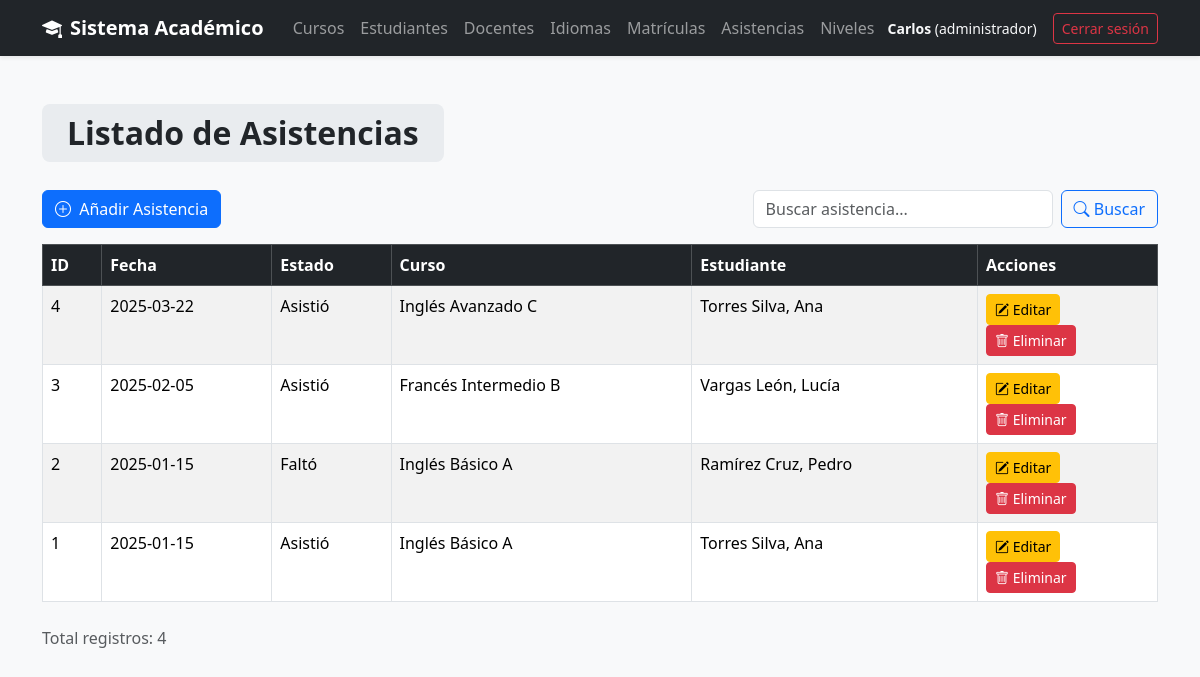
The app's page /views/asistencia/listar.php (signed in), older data.
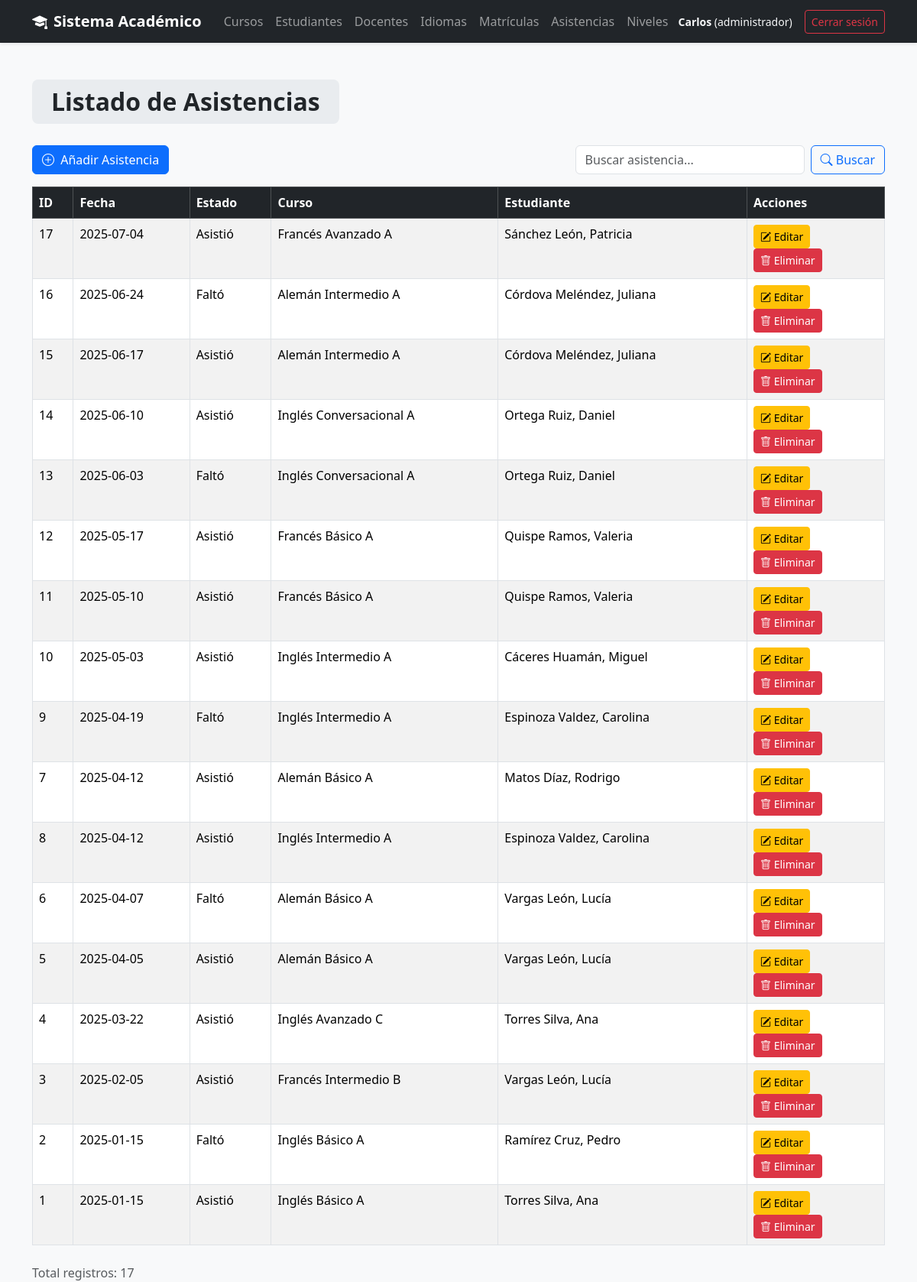
The same page, newer data.
### tables this page shows
CREATE TABLE Asistencia (
    idAsistencia INT AUTO_INCREMENT PRIMARY KEY,
    fecha DATE NOT NULL,
    estado VARCHAR(20) NOT NULL,
    idMatricula INT NOT NULL,
    FOREIGN KEY (idMatricula) REFERENCES Matricula(idMatricula)
);

CREATE TABLE Curso (
    idCurso INT AUTO_INCREMENT PRIMARY KEY,
    nombre VARCHAR(120) NOT NULL,
    cupoMaximo INT NOT NULL,
    fechaInicio DATE NOT NULL,
    fechaFin DATE NOT NULL,
    idNivel INT NOT NULL,
    idIdioma INT NOT NULL,
    idAula INT NOT NULL,
    codigoDocente INT NOT NULL,
    FOREIGN KEY (idNivel) REFERENCES Nivel(idNivel),
    FOREIGN KEY (idIdioma) REFERENCES Idioma(idIdioma),
    FOREIGN KEY (idAula) REFERENCES Aula(idAula),
    FOREIGN KEY (codigoDocente) REFERENCES Docente(codigoDocente)
);

CREATE TABLE Usuario (
    idUsuario INT AUTO_INCREMENT PRIMARY KEY,
    nombres VARCHAR(100) NOT NULL,
    apellidos VARCHAR(100) NOT NULL,
    email VARCHAR(120) UNIQUE NOT NULL,
    contraseña VARCHAR(255) NOT NULL,
    perfil VARCHAR(50) NOT NULL
);

### models/Asistencia.php (called while the page is built, shortened)
<?php
require_once __DIR__ . '/../config/conexion.php';
class Asistencia {
    private $conn;
    public function __construct() {
        $conexion = new Conexion();
        $this->conn = $conexion->iniciar();
    }
    public function listar() {
        try {
            $sql = "SELECT a.idAsistencia, a.fecha, a.estado, m.idMatricula,
                           e.codigoEstudiante, u.nombres, u.apellidos, c.nombre AS curso
                    FROM Asistencia a
                    INNER JOIN Matricula m ON a.idMatricula = m.idMatricula
                    INNER JOIN Estudiante e ON m.codigoEstudiante = e.codigoEstudiante
                    INNER JOIN Usuario u ON e.idUsuario = u.idUsuario
                    INNER JOIN Curso c ON m.idCurso = c.idCurso
                    ORDER BY a.fecha DESC";
            $stmt = $this->conn->query($sql);
            return $stmt->fetchAll(PDO::FETCH_ASSOC);
        } catch (Exception $e) {
            echo "Error al listar asistencia: " . $e->getMessage();
            return [];
        }
    }
}

### config/conexion.php (called while the page is built)
<?php
class Conexion {
    private $dsn;
    private $username;
    private $password;
    private $options;
    private $conexion;
    public function __construct(
        string $host = "localhost",
        string $dbname = "InstitutoIdiomas",
        string $username = "root",
        string $password = ""
    ) {
        $this->dsn = "mysql:host={$host};dbname={$dbname};charset=utf8mb4";
        $this->username = $username;
        $this->password = $password;
        $this->options = [PDO::ATTR_ERRMODE => PDO::ERRMODE_EXCEPTION];
    }
    public function iniciar(): ?PDO {
        try {
            if ($this->conexion === null) {
                $this->conexion = new PDO(
                    $this->dsn,
                    $this->username,
                    $this->password,
                    $this->options
                );
            }
            return $this->conexion;
        } catch (PDOException $e) {
            throw new Exception("Error en la conexión a la base de datos: " . $e->getMessage());
        }
    }
}

### views/asistencia/listar.php (the view, shortened to what the changed rows need)
<?php
require_once '../../models/Asistencia.php';
$asistenciaModel = new Asistencia();
$busqueda = isset($_GET['q']) ? $_GET['q'] : "";
if($busqueda != ""){
    $resultado = $asistenciaModel->buscar($busqueda);
} else {
    $resultado = $asistenciaModel->listar();
}
?>
<!DOCTYPE html>
<html lang="es">
<head>
<link href="https://cdn.jsdelivr.net/npm/bootstrap@5.3.3/dist/css/bootstrap.min.css" rel="stylesheet">
<link rel="stylesheet" href="https://cdn.jsdelivr.net/npm/bootstrap-icons@1.11.3/font/bootstrap-icons.min.css">
</head>
<body>
<?php require_once("../layout/header.php"); ?>
<div class="container mt-5">
    <h2>
        <span class="title-box">Listado de Asistencias</span>
    </h2>
    <div class="row mb-3 align-items-center">
        <div class="col-md-6">
        </div>
        <div class="col-md-6">
        </div>
    </div>
    <div class="table-responsive">
        <table class="table table-bordered table-striped">
            <thead class="table-dark">
                <tr>
                    <th>ID</th>
                    <th>Fecha</th>
                    <th>Estado</th>
                    <th>Curso</th>
                    <th>Estudiante</th>
                    <th style="width:180px;">Acciones</th>
                </tr>
            </thead>
            <tbody>
                <?php if(empty($resultado)): ?>
                    <tr>
                        <td colspan="6" class="text-center">No hay asistencias registradas.</td>
                    </tr>
                <?php else: foreach($resultado as $a): ?>
                    <tr>
                        <td><?= $a['idAsistencia']; ?></td>
                        <td><?= $a['fecha']; ?></td>
                        <td><?= ucfirst($a['estado']); ?></td>
                        <td><?= $a['curso']; ?></td>
                        <td><?= $a['apellidos'].', '.$a['nombres']; ?></td>
                        <td>
                            <?php if($_SESSION['perfil'] === 'administrador'): ?>
                                <a href="editar.php?id=<?= $a['idAsistencia']; ?>" class="btn btn-warning btn-sm">
                                    <i class="bi bi-pencil-square"></i> Editar
                                </a>
                                <a href="../../controllers/AsistenciaController.php?action=eliminar&id=<?= $a['idAsistencia']; ?>" class="btn btn-danger btn-sm" onclick="return confirm('¿Seguro de eliminar?');">
                                    <i class="bi bi-trash"></i> Eliminar
                                </a>
                            <?php else: ?>
                                <span class="badge bg-secondary">Solo lectura</span>
                            <?php endif; ?>
                        </td>
                    </tr>
                <?php endforeach; endif; ?>
            </tbody>
        </table>
    </div>
    <div class="text-muted mt-2">
        Total registros: <?= count($resultado); ?>
    </div>
</div>
</body>
</html>

Row changes from the older to the newer data that the page shows:
added asistencia: idAsistencia "17", fecha "2025-07-04", estado "Asistió", curso.nombre "Francés Avanzado A", usuario.apellidos "Sánchez León", usuario.nombres "Patricia"
added asistencia: idAsistencia "16", fecha "2025-06-24", estado "Faltó", curso.nombre "Alemán Intermedio A", usuario.apellidos "Córdova Meléndez", usuario.nombres "Juliana"
added asistencia: idAsistencia "15", fecha "2025-06-17", estado "Asistió", curso.nombre "Alemán Intermedio A", usuario.apellidos "Córdova Meléndez", usuario.nombres "Juliana"
added asistencia: idAsistencia "14", fecha "2025-06-10", estado "Asistió", curso.nombre "Inglés Conversacional A", usuario.apellidos "Ortega Ruiz", usuario.nombres "Daniel"
added asistencia: idAsistencia "13", fecha "2025-06-03", estado "Faltó", curso.nombre "Inglés Conversacional A", usuario.apellidos "Ortega Ruiz", usuario.nombres "Daniel"
added asistencia: idAsistencia "12", fecha "2025-05-17", estado "Asistió", curso.nombre "Francés Básico A", usuario.apellidos "Quispe Ramos", usuario.nombres "Valeria"
added asistencia: idAsistencia "11", fecha "2025-05-10", estado "Asistió", curso.nombre "Francés Básico A", usuario.apellidos "Quispe Ramos", usuario.nombres "Valeria"
added asistencia: idAsistencia "10", fecha "2025-05-03", estado "Asistió", curso.nombre "Inglés Intermedio A", usuario.apellidos "Cáceres Huamán", usuario.nombres "Miguel"
added asistencia: idAsistencia "9", fecha "2025-04-19", estado "Faltó", curso.nombre "Inglés Intermedio A", usuario.apellidos "Espinoza Valdez", usuario.nombres "Carolina"
added asistencia: idAsistencia "7", fecha "2025-04-12", estado "Asistió", curso.nombre "Alemán Básico A", usuario.apellidos "Matos Díaz", usuario.nombres "Rodrigo"
added asistencia: idAsistencia "8", fecha "2025-04-12", estado "Asistió", curso.nombre "Inglés Intermedio A", usuario.apellidos "Espinoza Valdez", usuario.nombres "Carolina"
added asistencia: idAsistencia "6", fecha "2025-04-07", estado "Faltó", curso.nombre "Alemán Básico A", usuario.apellidos "Vargas León", usuario.nombres "Lucía"
added asistencia: idAsistencia "5", fecha "2025-04-05", estado "Asistió", curso.nombre "Alemán Básico A", usuario.apellidos "Vargas León", usuario.nombres "Lucía"
Text that changed along with them:
count($resultado): "4" → "17"
